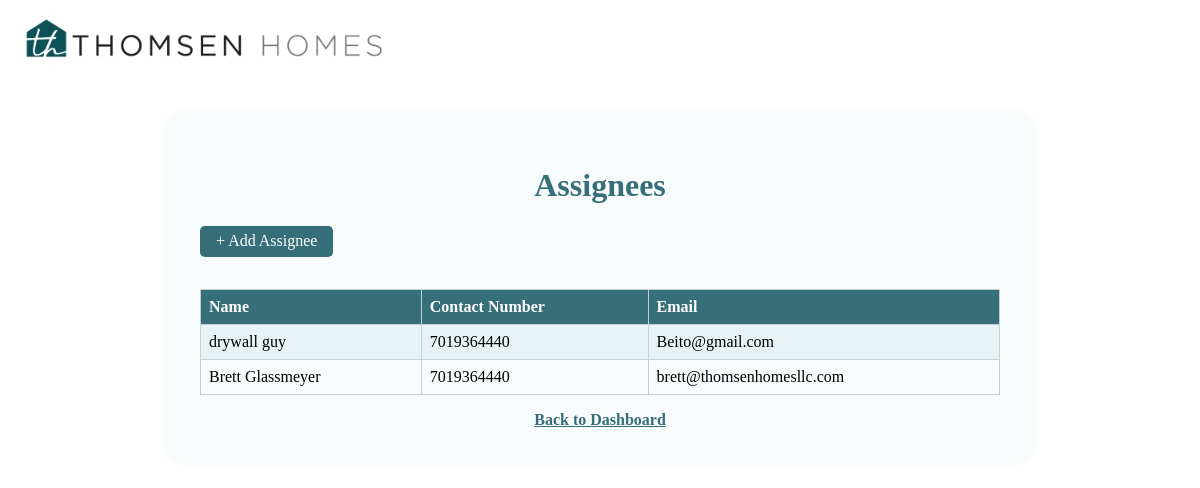
The page /assignees (signed in) on the database its author committed.
### app.py (models this page shows)
class Assignee(db.Model):
    id = db.Column(db.Integer, primary_key=True)
    name = db.Column(db.String(100), nullable=False)
    contact_number = db.Column(db.String(50))
    email = db.Column(db.String(100))

### app.py (the view)
@app.route('/assignees')
@login_required
def assignees():
    assignees = Assignee.query.all()
    return render_template('assignees.html', assignees=assignees)

### app.py (called while the page is built)
@login_manager.user_loader
def load_user(user_id):
    return User.query.get(int(user_id))

### templates/assignees.html (shortened to what this page needs)
<!DOCTYPE html>
<html lang="en">
<head>
</head>
<body>
  <div class="th-header">
    <img src="{{ url_for('static', filename='th logo.jpg') }}" alt="Thomsen Homes" class="th-logo">
  </div>
  <div class="thomsen-watermark"><img src="{{ url_for('static', filename='th logo.jpg') }}"></div>
  <div class="page-content">
    <div class="box">
      <h1>Assignees</h1>
      <a href="{{ url_for('add_assignee') }}" class="btn">+ Add Assignee</a>
      <table>
        <tr>
          <th>Name</th>
          <th>Contact Number</th>
          <th>Email</th>
        </tr>
        {% for assignee in assignees %}
        <tr>
          <td>{{ assignee.name }}</td>
          <td>{{ assignee.contact_number }}</td>
          <td>{{ assignee.email }}</td>
        </tr>
        {% endfor %}
      </table>
      <div style="text-align:center; margin-top:1em;">
        <a href="{{ url_for('index') }}" style="color:#366e7a; font-weight:bold;">Back to Dashboard</a>
      </div>
    </div>
  </div>
</body>
</html>

### templates/assignees.html (style rules this page uses)
.thomsen-watermark { position: fixed; left: 0; top: 0; width: 100vw; height: 100vh; display: flex; align-items: center; justify-content: center; z-index: 0; pointer-events: none; opacity: 0.13; }
.page-content { position: relative; z-index: 1; }
.box { margin: 2em auto; max-width: 800px; padding: 2em; background: #f7fbfc; border-radius: 1em; box-shadow: 0 0 10px #b6c5cc33; }
h1 { color: #366e7a; text-align:center; }
table { width: 100%; border-collapse: collapse; margin-top: 1em; }
th, td { border: 1px solid #c3d0d6; padding: 0.5em; text-align: left; }
th { background: #366e7a; color: #fff; }
tr:nth-child(even) { background: #e8f2f5; }
.btn { display:inline-block; background:#366e7a; color:#fff; padding:0.4em 1em; border-radius:0.3em; text-decoration:none; margin-bottom:1em; }

### rows shown on the page
Assignee: name "drywall guy", contact_number "7019364440", email "Beito@gmail.com"
Assignee: name "Brett Glassmeyer", contact_number "7019364440", email "brett@thomsenhomesllc.com"
